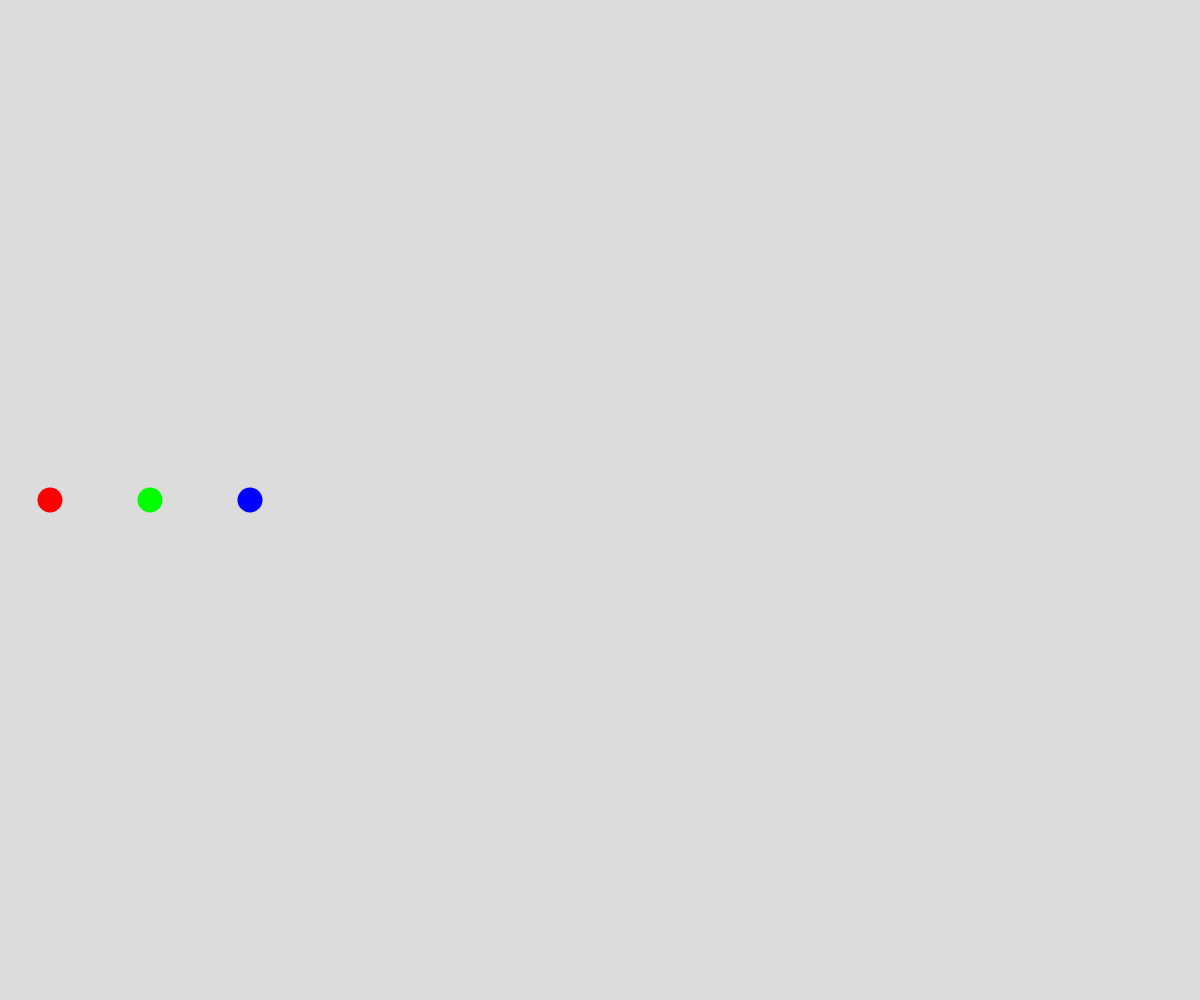
Frame 1 (no input)
Frame 60 (no input): identical to frame 1, image omitted
Frame 120 (the mouse pressed at the canvas centre since frame 60): identical to frame 1, image omitted

The p5.js sketch that drew this single still picture (run headless with seeded random() and noise() and a simulated clock; from frame 60 on, the mouse is pressed at the canvas centre):

// p5.js sketch
// ── sketch.js
// 05 Map Demo
// Thomas Schorr
// February 25th, 2020
//
// Extra for Experts:
// - describe what you did to take this project "above and beyond"

let keyMap = new Map(); 

keyMap.set("red", 0);
keyMap.set("green", 0);
keyMap.set("blue", 0);

function keyPressed(){
  if (key === "a"){
    keyMap.set("red", keyMap.get("red") + 5);
  }
  else if (key === "s"){
    keyMap.set("green", keyMap.get("green") + 5);
  }
  else if (key === "d"){
    keyMap.set("blue", keyMap.get("blue") + 5);
  }
  print(keyMap);
}

function setColor(col) {
  if (col === "red") {
    stroke(255, 0, 0);
  }
  else if (col === "green") {
    stroke(0, 255, 0);
  }
  else if (col === "blue") {
    stroke(0, 0, 255);
  }
}

function renderMap(){
  let count = 0;
  for (let item of keyMap){
    //item is a mini array: [0]-> key  [1]->value
    let x = 50 + count*100;
    setColor(item[0]);
    line(x, height/2, x, height/2 - item[1] );
    count++;
  }

}

function setup() {
  createCanvas(windowWidth, windowHeight);
  strokeWeight(25);
}

function draw() {
  background(220);
  renderMap();
}
